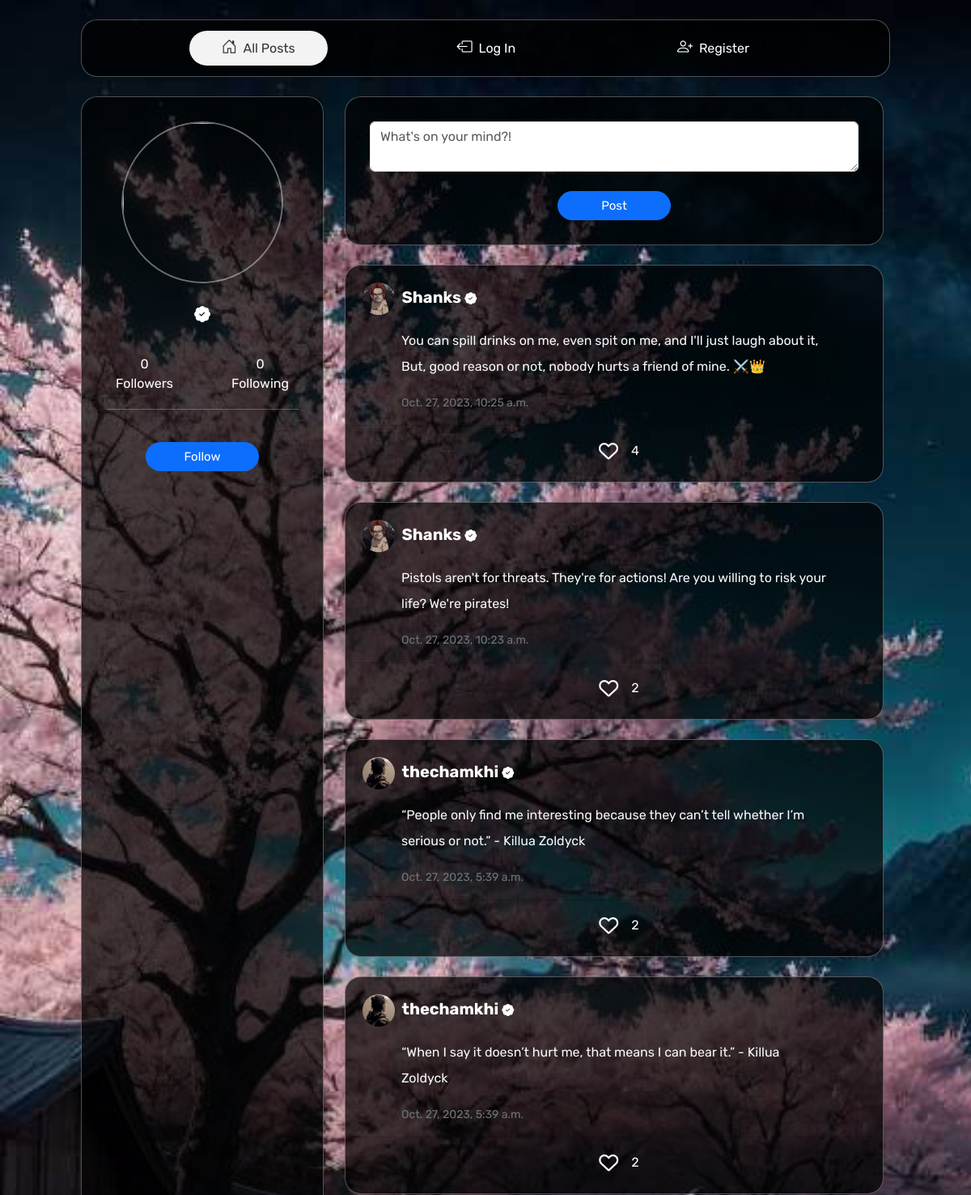
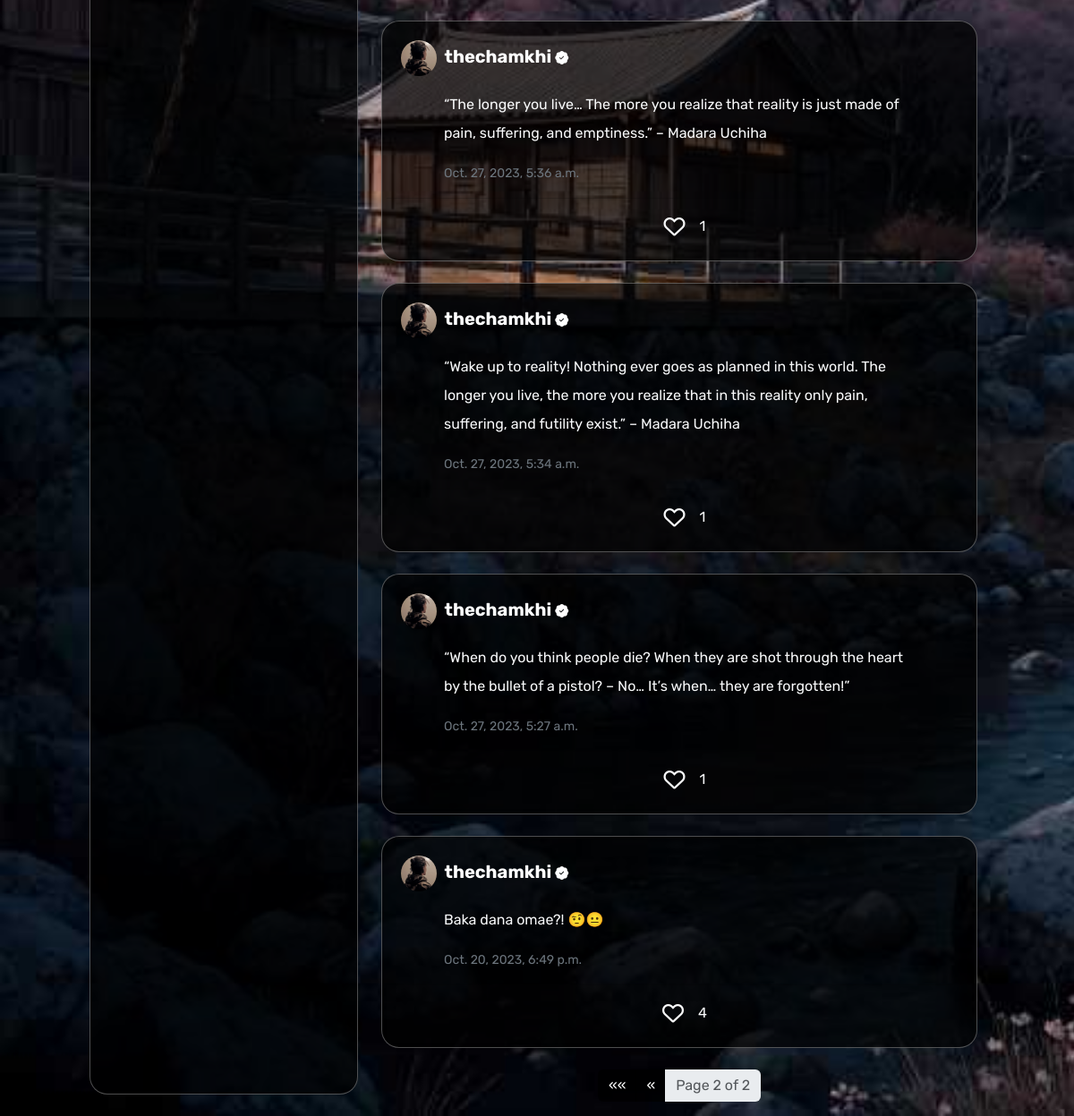
Screenshot of /?page=2 with the database file from the repository (2 pictures, top to bottom).
### network/models.py (models this page shows, shortened)
class Post(models.Model):
    user = models.ForeignKey(User, on_delete=models.CASCADE)
    content = models.TextField()
    created_at = models.DateTimeField(auto_now_add=True)
    likes = models.ManyToManyField(User, through='Like', related_name='liked_posts')

class User(AbstractUser):
    profile_image = models.ImageField(upload_to='profile_pics/')

### network/views.py (the view)
# urls.py: path("", views.index, name="index"),
def index(request):
    posts = Post.objects.all().order_by('-created_at')
    paginator = Paginator(posts, 10)
    page_number = request.GET.get('page')
    page = paginator.get_page(page_number)
    user = request.user if request.user.is_authenticated else None
    profile_user = user
    if user:
        followers_count = Follow.objects.filter(followed=profile_user).count()
        following_count = Follow.objects.filter(follower=profile_user).count()
        is_following = Follow.objects.filter(follower=user, followed=profile_user).exists()
    else:
        followers_count = following_count = is_following = 0
    return render(request, "network/index.html", {
        "page": page,
        "posts": posts,
        "profile_user": profile_user,
        "followers_count": followers_count,
        "following_count": following_count,
        "is_following": is_following,
    })

### network/templates/network/index.html (shortened to what this page needs)
{% extends "network/layout.html" %}
{% load static %}
{% block body %}
<div class="posts mt-4">
  <div class="newpost">
    <form method="post" action="{% url 'new_post' %}">
      <div class="form-group">
        <textarea name="content" placeholder="What's on your mind?!" class="form-control" required></textarea>
      </div>
      <div class="text-center">
        <button type="submit" class="btn btn-primary postbtn btn-post mt-4">Post</button>
      </div>
    </form>
  </div>
  <br>
  {% for post in page %}
    <div class="card mb-4 text-light">
      <div class="card-body position-relative">
        <h5 class="card-title mb-3">
          {% if post.user.profile_image %}
              <img src="{{ post.user.profile_image.url }}" class="img-fluid rounded-circle profile-image me-1" style="width: 40px; height: 40px;">
          {% endif %}
          <a href="{% url 'profile' post.user.username %}">
            <strong>{{ post.user.username }} <i class="bi bi-patch-check-fill"></i></strong>
          </a>
        </h5>
        <p class="card-text post-content lh-lg ps-5 pe-5" id="post-content-{{ post.id }}" style="white-space: pre-line;">{{ post.content }}</p>
        <p class="card-text ps-5">
          <small class="text-secondary">{{ post.created_at }}</small>
        </p>
      </div>
      <div class="card-footer text-center">
        <button class="btn like-button" data-postid="{{ post.id }}">
          {% if user in post.likes.all %}
          <i class="fas fa-heart"></i>
          {% else %}
          <i class="far fa-heart text-light"></i>
          {% endif %}
        </button>
        <span class="like-count" id="like-count-{{ post.id }}">{{ post.likes.count }}</span>
      </div>
    </div>
  {% endfor %}
    <nav aria-label="Page navigation">
      <ul class="pagination justify-content-center mt-4">
        {% if page.has_previous %}
        <li class="page-item">
          <a class="page-link" href="?page=1" aria-label="First">
            <span aria-hidden="true">&laquo;&laquo;</span>
          </a>
        </li>
        <li class="page-item">
          <a class="page-link" href="?page={{ page.previous_page_number }}" aria-label="Previous">
            <span aria-hidden="true">&laquo;</span>
          </a>
        </li>
        {% endif %}
        <li class="page-item disabled">
          <span class="page-link">Page {{ page.number }} of {{ page.paginator.num_pages }}</span>
        </li>
      </ul>
    </nav>
</div>
{% endblock %}

### network/static/network/styles.css (style rules this page uses)
.cover { font-family: 'Rubik', sans-serif; background-image: url('/static/network/cover.jpg'); background-size: cover; background-repeat: no-repeat; background-attachment: fixed; color: #ffffff; overflow: hidden; }
.profile-image { object-fit: cover; object-position: center; }
.newpost { background-color: rgba(0, 0, 0, 0.7); border-radius: 20px; padding: 30px; border: 1px solid rgba(255, 255, 255, 0.3); }
.card { background-color: rgba(0, 0, 0, 0.7); border-radius: 20px; padding: 5px; border: 1px solid rgba(255, 255, 255, 0.3); }
.card-title i { font-size: 15px; }
.card a { color: #ffffff; text-decoration: none; }
.like-button { text-decoration: none; border: none; outline: none; font-size: 24px; }
.postbtn, .unfollowbtn, .followbtn, .viewprofile { border-radius: 20px; width: 140px; height: 36px; font-size: 15px; }
.page-link { background-color: rgba(0, 0, 0, 0.7); border: none; }
.pagination span { color: white; }

### rows the page displays
Post: user.profile_image (picture), user.username "Shanks", content "You can spill drinks on me, even spit on me, and I'll just laugh about it, But, good reason or not, nobody hurts a friend of mine. ⚔️👑", created_at "Oct. 27, 2023, 10:25 a.m.", likes.count "4"
Post: user.profile_image (picture), user.username "Shanks", content "Pistols aren't for threats. They're for actions! Are you willing to risk your life? We're pirates!", created_at "Oct. 27, 2023, 10:23 a.m.", likes.count "2"
Post: user.profile_image (picture), user.username "thechamkhi", content "“People only find me interesting because they can’t tell whether I’m serious or not.” - Killua Zoldyck", created_at "Oct. 27, 2023, 5:39 a.m.", likes.count "2"
Post: user.profile_image (picture), user.username "thechamkhi", content "“When I say it doesn’t hurt me, that means I can bear it.” - Killua Zoldyck", created_at "Oct. 27, 2023, 5:39 a.m.", likes.count "2"
Post: user.profile_image (picture), user.username "thechamkhi", content "“The longer you live… The more you realize that reality is just made of pain, suffering, and emptiness.” – Madara Uchiha", created_at "Oct. 27, 2023, 5:36 a.m.", likes.count "1"
Post: user.profile_image (picture), user.username "thechamkhi", content "“Wake up to reality! Nothing ever goes as planned in this world. The longer you live, the more you realize that in this reality only pain, suffering, and futility exist.” – Madara Uchiha", created_at "Oct. 27, 2023, 5:34 a.m.", likes.count "1"
Post: user.profile_image (picture), user.username "thechamkhi", content "“When do you think people die? When they are shot through the heart by the bullet of a pistol? – No… It’s when… they are forgotten!”", created_at "Oct. 27, 2023, 5:27 a.m.", likes.count "1"
Post: user.profile_image (picture), user.username "thechamkhi", content "Baka dana omae?! 🤨😐", created_at "Oct. 20, 2023, 6:49 p.m.", likes.count "4"

### other values shown
{{ followers_count }} "0"
{{ following_count }} "0"
{{ page.number }} "2"
{{ page.paginator.num_pages }} "2"
